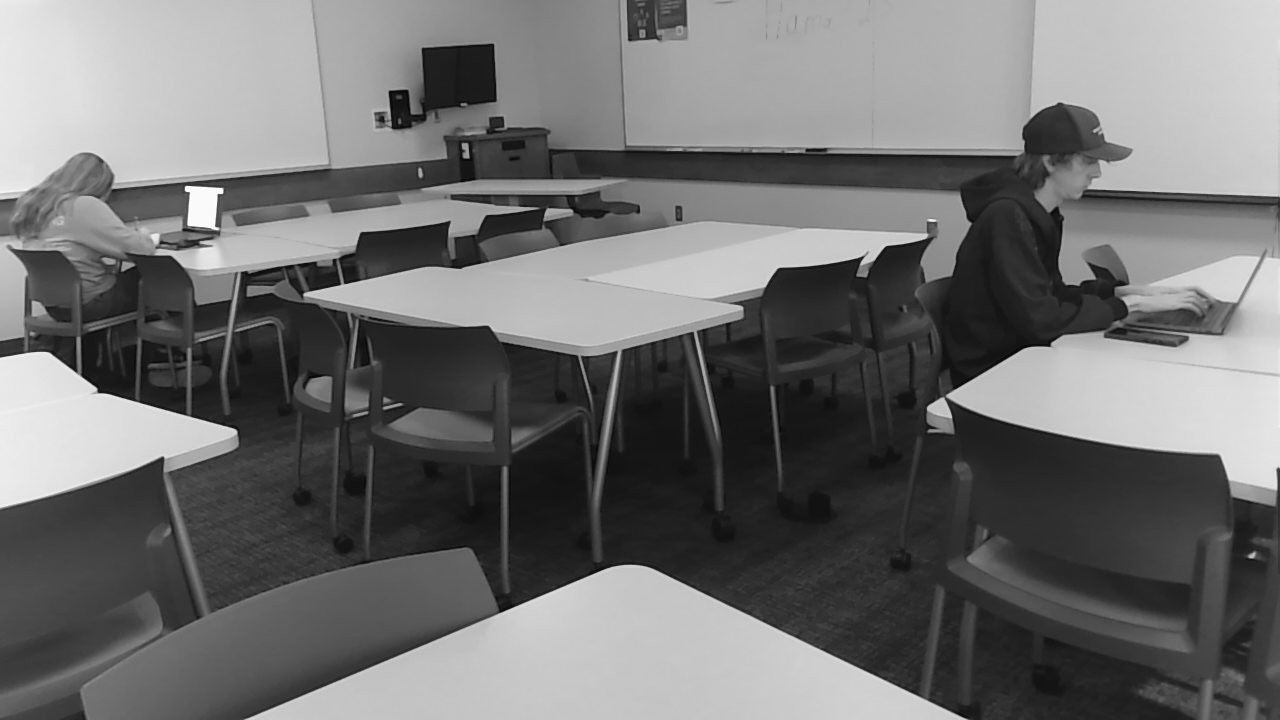
#> input picture vr/binocular/with-phone/mod-l.jpg, 1280 x 720 px
$ python obstical_scene.py mod-l.jpg mod-r.jpg   (older library calls are emulated)
#> lines starting #> are read from the running program, lines starting #| are printed output that depends on the picture
### vr/binocular/with-phone/stereo_3d.py
#!/usr/bin/env python3
"""
stereo_3d.py - interactive 3D point cloud from two photos taken from slightly
different positions (e.g. a phone moved ~5 inches sideways, or a stereo module).

    python stereo_3d.py left.jpg right.jpg -c stereo_config.json

What it does
  1. Matches features between the photos and estimates the relative camera
     rotation/direction (essential matrix) - so the photos do NOT need to be
     perfectly aligned or pre-rectified.
  2. Uses the baseline from the config to give the scene real-world scale (mm).
  3. Rectifies the pair, computes a dense disparity map (SGBM), and
     reprojects it to 3D.
  4. Opens a window you can orbit / pan / zoom (Open3D; matplotlib fallback).

Viewer controls (Open3D)
  left-drag: orbit    ctrl+left-drag or middle-drag: pan    wheel: zoom
  + / - : bigger / smaller points      q or Esc: quit

Install:  pip install opencv-python numpy open3d
Optional: pip install opencv-contrib-python   (smoother disparity via WLS filter)
"""
import argparse
import json
import math
import os
import sys

import cv2
import numpy as np

DEFAULTS = {
    "focal_length_px": 3000.0,            # focal length in pixels ...
    "focal_reference_long_side_px": 4000,  # ... measured on an image with this long side
    "baseline_mm": 127.0,                 # distance between the two camera positions
    "min_depth_mm": 400.0,                # nearest thing you expect (sets disparity search range)
    "max_depth_mm": 6000.0,               # points farther than this are dropped
    "max_image_side_px": 1200,            # photos are downscaled to this for speed
    "block_size": 5,
    "remove_outliers": False,
    "point_size": 2.0,
}


# --------------------------------------------------------------------------- setup
def load_config(path):
    cfg = dict(DEFAULTS)
    if path and os.path.exists(path):
        with open(path) as f:
            user = json.load(f)
        cfg.update({k: v for k, v in user.items() if not k.startswith("_")})
    elif path and path != "stereo_config.json":
        sys.exit(f"Config file not found: {path}")
    return cfg


def load_resized(path, max_side):
    img = cv2.imread(path, cv2.IMREAD_COLOR)  # honours EXIF rotation
    if img is None:
        sys.exit(f"Could not read image: {path}")
    s = max_side / max(img.shape[:2])
    if s < 1:
        img = cv2.resize(img, None, fx=s, fy=s, interpolation=cv2.INTER_AREA)
    return img


def make_K(w, h, cfg):
    f = cfg["focal_length_px"] * max(w, h) / cfg["focal_reference_long_side_px"]
    return np.array([[f, 0, w / 2.0], [0, f, h / 2.0], [0, 0, 1]], dtype=np.float64)


# --------------------------------------------------------------------------- geometry
def match_features(gray1, gray2):
    sift = cv2.SIFT_create(nfeatures=8000)
    k1, d1 = sift.detectAndCompute(gray1, None)
    k2, d2 = sift.detectAndCompute(gray2, None)
    if d1 is None or d2 is None or len(k1) < 30 or len(k2) < 30:
        sys.exit("Too few features found. Use a scene with more texture/detail.")
    pairs = cv2.BFMatcher(cv2.NORM_L2).knnMatch(d1, d2, k=2)
    good = [m for m, n in (p for p in pairs if len(p) == 2) if m.distance < 0.75 * n.distance]
    if len(good) < 30:
        sys.exit(f"Only {len(good)} feature matches - the photos overlap too little "
                 "or the scene has too little texture.")
    p1 = np.float32([k1[m.queryIdx].pt for m in good])
    p2 = np.float32([k2[m.trainIdx].pt for m in good])
    return p1, p2


def estimate_pose(p1, p2, K):
    """Rotation R and unit translation t with x2 = R*x1 + t."""
    E, mask = cv2.findEssentialMat(p1, p2, K, method=cv2.RANSAC, prob=0.999, threshold=1.0)
    if E is None:
        sys.exit("Could not estimate camera motion between the photos.")
    E = E[:3]
    n, R, t, _ = cv2.recoverPose(E, p1, p2, K, mask=mask)
    return R, t.ravel(), int(n)


def compute_disparity(gl, gr, num_disp, block):
    block = block if block % 2 else block + 1
    # OpenCV's SGBM leaves the first `num_disp` columns empty; pad both images on
    # the left so the left part of the scene is not thrown away, and crop afterwards.
    pad = num_disp
    gl = cv2.copyMakeBorder(gl, 0, 0, pad, 0, cv2.BORDER_REPLICATE)
    gr = cv2.copyMakeBorder(gr, 0, 0, pad, 0, cv2.BORDER_REPLICATE)
    matcher = cv2.StereoSGBM_create(
        minDisparity=0, numDisparities=num_disp, blockSize=block,
        P1=8 * block * block, P2=32 * block * block,
        disp12MaxDiff=1, uniquenessRatio=10, speckleWindowSize=100,
        speckleRange=2, preFilterCap=63, mode=cv2.STEREO_SGBM_MODE_SGBM_3WAY)
    raw = matcher.compute(gl, gr)
    if hasattr(cv2, "ximgproc"):
        right = cv2.ximgproc.createRightMatcher(matcher)
        raw_r = right.compute(gr, gl)
        wls = cv2.ximgproc.createDisparityWLSFilter(matcher_left=matcher)
        wls.setLambda(8000.0)
        wls.setSigmaColor(1.5)
        raw = wls.filter(raw, gl, disparity_map_right=raw_r)
    disp = raw.astype(np.float32)[:, pad:] / 16.0
    disp[disp <= 0] = np.nan
    return disp


def reconstruct(img_l, img_r, K, cfg, debug_dir=None):
    """Return (points_mm Nx3 in OpenCV camera coords, colors Nx3 RGB 0..1, info)."""
    h, w = img_l.shape[:2]
    gl = cv2.cvtColor(img_l, cv2.COLOR_BGR2GRAY)
    gr = cv2.cvtColor(img_r, cv2.COLOR_BGR2GRAY)

    p1, p2 = match_features(gl, gr)
    R, t, n_in = estimate_pose(p1, p2, K)
    swapped = False
    if t[0] > 0:  # second photo was taken from the LEFT of the first: swap them
        print("Photos look like they were given right-then-left; swapping them.")
        img_l, img_r, gl, gr, p1, p2 = img_r, img_l, gr, gl, p2, p1
        R, t, n_in = estimate_pose(p1, p2, K)
        swapped = True
    print(f"Feature matches: {len(p1)}, pose inliers: {n_in}, "
          f"sideways share of motion: {abs(t[0]):.2f}")
    if abs(t[0]) < 0.7:
        print("WARNING: the phone moved mostly forward/back/up/down rather than sideways; "
              "results will be poor. Move it horizontally between shots.", file=sys.stderr)

    B = float(cfg["baseline_mm"])
    T = (t * B).reshape(3, 1)
    D = np.zeros((5, 1))
    R1, R2, P1, P2, Q, _, _ = cv2.stereoRectify(
        K, D, K, D, (w, h), R, T, flags=cv2.CALIB_ZERO_DISPARITY, alpha=0)
    m1x, m1y = cv2.initUndistortRectifyMap(K, D, R1, P1, (w, h), cv2.CV_32FC1)
    m2x, m2y = cv2.initUndistortRectifyMap(K, D, R2, P2, (w, h), cv2.CV_32FC1)
    rect_l = cv2.remap(img_l, m1x, m1y, cv2.INTER_LINEAR)
    rect_r = cv2.remap(img_r, m2x, m2y, cv2.INTER_LINEAR)
    inside = cv2.remap(np.full((h, w), 255, np.uint8), m1x, m1y, cv2.INTER_NEAREST) > 0
    inside = cv2.erode(inside.astype(np.uint8), np.ones((7, 7), np.uint8)) > 0

    f_rect = float(P1[0, 0])
    d_max = f_rect * B / float(cfg["min_depth_mm"])
    num_disp = int(min(640, max(16, math.ceil((d_max + 16) / 16) * 16)))
    print(f"Disparity search range: {num_disp} px (nearest depth {cfg['min_depth_mm']:.0f} mm)")

    clahe = cv2.createCLAHE(clipLimit=2.0, tileGridSize=(8, 8))
    gl2 = clahe.apply(cv2.cvtColor(rect_l, cv2.COLOR_BGR2GRAY))
    gr2 = clahe.apply(cv2.cvtColor(rect_r, cv2.COLOR_BGR2GRAY))
    disp = compute_disparity(gl2, gr2, num_disp, int(cfg["block_size"]))

    valid = np.isfinite(disp) & inside
    d0 = np.where(valid, disp, 0).astype(np.float32)
    if cfg["remove_outliers"]:
        med = cv2.medianBlur(d0, 5)
        valid &= np.abs(d0 - med) <= 2.0

    xyz = cv2.reprojectImageTo3D(np.where(valid, d0, 0).astype(np.float32), Q)
    Z = xyz[..., 2]
    valid &= (d0 > 0) & np.isfinite(Z) & (Z > 0.5 * cfg["min_depth_mm"]) & (Z <= cfg["max_depth_mm"])

    if debug_dir:
        os.makedirs(debug_dir, exist_ok=True)
        pair = np.hstack([rect_l, rect_r])
        for y in range(0, h, 40):
            cv2.line(pair, (0, y), (2 * w, y), (0, 255, 0), 1)
        cv2.imwrite(os.path.join(debug_dir, "rectified_pair.png"), pair)
        dv = np.where(valid, d0, 0)
        dn = np.clip(dv / max(np.percentile(dv[valid], 98), 1) if valid.any() else dv, 0, 1)
        cm = cv2.applyColorMap((dn * 255).astype(np.uint8), cv2.COLORMAP_TURBO)
        cm[~valid] = 0
        cv2.imwrite(os.path.join(debug_dir, "disparity.png"), cm)

    if not valid.any():
        sys.exit("No valid 3D points. Check the rectified preview (--debug-dir), the "
                 "baseline/focal settings, and that the scene has texture.")

    pts = xyz[valid].astype(np.float64)
    cols = cv2.cvtColor(rect_l, cv2.COLOR_BGR2RGB)[valid].astype(np.float64) / 255.0
    return pts, cols, {"swapped": swapped, "f_rect": f_rect}


# --------------------------------------------------------------------------- output
def to_view_coords(pts_mm):
    """OpenCV (x right, y down, z forward, mm) -> viewer (x right, y up, z toward viewer, m)."""
    return pts_mm * np.array([1.0, -1.0, -1.0]) / 1000.0


# [94 lines left out: functions save_ply, change_view, show_open3d, show_matplotlib, main, not called in this run]


# [2 lines that do not run on import are left out]

### vr/binocular/with-phone/obstical_scene.py
#!/usr/bin/env python3
"""
obstacle_scene.py - plane finder + obstacle avoidance view, built on stereo_3d.py.

    python obstacle_scene.py left.jpg right.jpg -c stereo_config.json

(keep this file in the same folder as stereo_3d.py)

Pipeline
  1. stereo_3d builds a metric point cloud from the two photos.
  2. Planes are found one after another with RANSAC. Each plane's inliers are
     rasterised on the plane, small gaps / holes are filled (e.g. floor hidden
     behind objects or textureless patches) and turned into a mesh.
  3. One plane is designated the FLOOR: a large plane that is roughly
     horizontal (relative to the camera) and has most of the scene above it.
     Big vertical planes are treated as walls.
  4. Everything above the floor (and not floor/wall) is clustered into obstacles.
  5. Box-like obstacles get an ORANGE box aligned to the floor and rotated
     to match the object's heading (min-area rectangle, not an axis-aligned box).
     Obscure shapes get an ORANGE low-poly mesh (decimated convex hull that
     reaches down to the floor).
  6. Everything is shown in an Open3D window you can orbit / pan / zoom.

Viewer keys:  X = points on/off   G = planes on/off   V = obstacles on/off
Mouse: left-drag orbit, ctrl+left-drag (or middle-drag) pan, wheel zoom, +/- point size.

Install:  pip install opencv-python numpy open3d
"""
import argparse
import json
import math
import os
import sys

import cv2
import numpy as np

sys.path.insert(0, os.path.dirname(os.path.abspath(__file__)))
import stereo_3d as s3d  # noqa: E402

OBS_DEFAULTS = {
    "disparity_sigma_px": 0.6,        # expected matching noise, drives depth-dependent tolerances
    "plane_thresh_m": 0.03,           # RANSAC inlier distance
    "max_planes": 5,
    "min_plane_points": 3000,
    "min_plane_area_m2": 0.25,
    "plane_cell_m": 0.04,             # raster cell size used to build plane meshes
    "gap_fill_m": 0.30,               # gaps narrower than this are closed
    "max_hole_area_m2": 1.5,          # enclosed holes smaller than this are filled
    "plane_render_offset_m": 0.04,    # plane mesh is drawn this far behind the points
    "floor_max_tilt_deg": 45.0,       # floor normal must be within this of camera 'up'
    "wall_max_cos": 0.35,             # |n_plane . n_floor| below this => wall
    "obstacle_clearance_m": 0.05,     # ignore stuff lower than this above the floor
    "max_obstacle_height_m": 2.0,
    "voxel_m": 0.006,
    "cluster_eps_m": 0.05,
    "min_cluster_points": 200,
    "core_cell_m": 0.04,              # density filter: sparse streaks (stereo smear) are ignored
    "core_min_frac": 0.08,
    "box_fill_ratio": 0.85,           # top-face hull area / rectangle area to count as box (disc = 0.79)
    "ransac_seed": 0,
    "box_top_flat_fraction": 0.12,    # share of points near the top height (flat top)
    "mesh_triangles": 28,
    "edge_radius_m": 0.006,
}

ORANGE = (1.0, 0.5, 0.0)
PLANE_COLORS = {"floor": (0.25, 0.75, 0.35), "wall": (0.35, 0.55, 0.95), "surface": (0.70, 0.50, 0.90)}


# --------------------------------------------------------------------------- geometry helpers
def sigma_z(z, f, B_m, sd_px):
    """1-sigma depth noise (m) of a stereo rig at depth z (m)."""
    return (z * z) / (f * B_m) * sd_px


# [134 lines left out: functions orthonormal_basis, fit_plane, plane_patch, patch_mesh, find_planes, pick_floor, not called in this run]


# --------------------------------------------------------------------------- obstacles
def uv_to_xyz(u, v, h, e1, e2, n, d):
    return u * e1 + v * e2 + (h - d) * n


# [251 lines left out: functions cylinder_between, edges_mesh, lowpoly_hull, density_core, fit_obstacle, find_obstacles and 4 more, not called in this run]


# --------------------------------------------------------------------------- main
def main():
    ap = argparse.ArgumentParser(description="Plane finder + obstacle boxes from a photo pair.")
    ap.add_argument("left")
    ap.add_argument("right")
    ap.add_argument("-c", "--config", default="stereo_config.json")
    ap.add_argument("--no-view", action="store_true", help="don't open the 3D window")
    ap.add_argument("--screenshot", metavar="PNG", help="save a headless snapshot of the scene")
    ap.add_argument("--save-json", metavar="FILE", help="save floor plane + obstacles as JSON")
    ap.add_argument("--snapshot-view", choices=["iso", "top"], default="iso",
                    help="camera angle used for --screenshot")
    ap.add_argument("--debug-dir", help="save rectified pair + disparity previews here")
    ap.add_argument("--boxes-for-all", action="store_true",
                    help="also draw the oriented box around mesh-type obstacles")
    ap.add_argument("--solid-meshes", action="store_true", help="fill the low-poly meshes")
    args = ap.parse_args()

    try:
        import open3d as o3d
    except ImportError:
        sys.exit("This script needs Open3D:  pip install open3d")

    cfg = s3d.load_config(args.config)
#> (reads vr/binocular/with-phone/stereo_config.json from the repository)
    for k, v in OBS_DEFAULTS.items():
        cfg.setdefault(k, v)

    img_l = s3d.load_resized(args.left, cfg["max_image_side_px"])
#> in load_resized, img is the input picture: shape (720, 1280, 3); min 0, max 255, mean 112.2
    img_r = s3d.load_resized(args.right, cfg["max_image_side_px"])
#> call 2 of load_resized, with path = 'mod-r.jpg', max_side = 1200
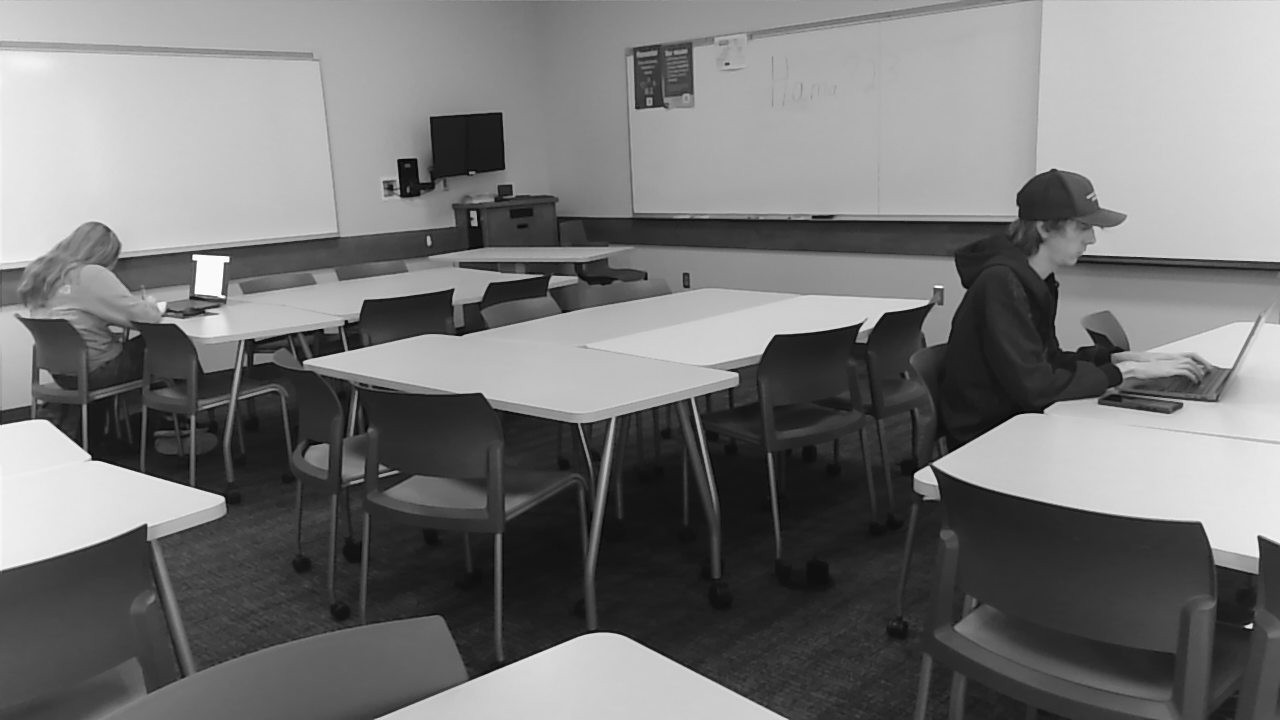
#> input picture vr/binocular/with-phone/mod-r.jpg, 1280 x 720 px
#> in load_resized, img is the input picture: shape (720, 1280, 3); min 0, max 255, mean 118.1
    if img_r.shape[:2] != img_l.shape[:2]:
        img_r = cv2.resize(img_r, (img_l.shape[1], img_l.shape[0]))
    h, w = img_l.shape[:2]
    K = s3d.make_K(w, h, cfg)
    pts_mm, cols, info = s3d.reconstruct(img_l, img_r, K, cfg, args.debug_dir)
#> in match_features, `k1, d1 = sift.detectAndCompute(gray1, None)`: k1 = 1198 keypoints; strongest (x, y, size): (207, 179, 3.9), (190, 194, 20.1), (176, 177, 3.8), (1174, 521, 4)
#> in match_features, `k2, d2 = sift.detectAndCompute(gray2, None)`: k2 = 1349 keypoints; strongest (x, y, size): (1171, 587, 3.5), (196, 259, 19.8), (867, 448, 13.2), (182, 241, 3.5)
#> in match_features, `pairs = cv2.BFMatcher(cv2.NORM_L2).knnMatch(d1, d2, k=2)`: pairs = 1198 matches
#> in match_features, `pairs = cv2.BFMatcher(cv2.NORM_L2).knnMatch(d1, d2, k=2)`:
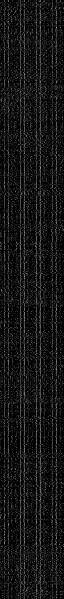
#> d1: shape (1198, 128) float32 (shown at 1/2 size); min 0, max 226, mean 22
#> in match_features, `good = [m for m, n in (p for p in pairs if len(p) == 2) if m.distance ..`: good = 605 matches
#> in match_features, `p1 = np.float32([k1[m.queryIdx].pt for m in good])`: p1 = 605 pairs, first value 13.38 to 1185.5, second value 13.7 to 656.2
#> in match_features, `p2 = np.float32([k2[m.trainIdx].pt for m in good])`: p2 = 605 pairs, first value 19.93 to 1175.8, second value 77.51 to 662.3
#> in estimate_pose, `E, mask = cv2.findEssentialMat(p1, p2, K, method=cv2.RANSAC, prob=0.99..`: E = [[-0.00111, 0.482, 0.008], [-0.48, 0.0319, -0.518], [0.0214, 0.517, 0.033]]; mask = 605 values, max 1 at index 0, min 0 at index 9, mean 0.779
#> in estimate_pose, `n, R, t, _ = cv2.recoverPose(E, p1, p2, K, mask=mask)`: n = 7; R = [[1, 0.00226, 0.00257], [-0.00242, 0.998, 0.0636], [-0.00242, -0.0636, 0.998]]; t = [-0.732, 0.032, 0.68]
#> in reconstruct, `R, t, n_in = estimate_pose(p1, p2, K)`: n_in = 7
#| Feature matches: 605, pose inliers: 7, sideways share of motion: 0.73
#> in reconstruct, `T = (t * B).reshape(3, 1)`: T = [-43.93, 1.92, 40.82]
#> in reconstruct, `R1, R2, P1, P2, Q, _, _ = cv2.stereoRectify( K, D, K, D, (w, h), R, T,..`: R1 = [[0.734, 0.013, -0.679], [0.00834, 1, 0.0281], [0.679, -0.0263, 0.733]]; R2 = [[0.732, -0.032, -0.68], [0.0107, 0.999, -0.0356], [0.681, 0.0188, 0.732]]; P1 = [[6164.7, 0, 2447.9, 0], [0, 6164.7, 349.9, 0], [0, 0, 1, 0]]; P2 = [[6164.7, 0, 2447.9, -369882.2], [0, 6164.7, 349.9, 0], [0, 0, 1, 0]]; Q = [[1, 0, 0, -2447.9], [0, 1, 0, -349.9], [0, 0, 0, 6164.7], [0, 0, 0.0167, 0]]
#> in reconstruct, `rect_r = cv2.remap(img_r, m2x, m2y, cv2.INTER_LINEAR)`:
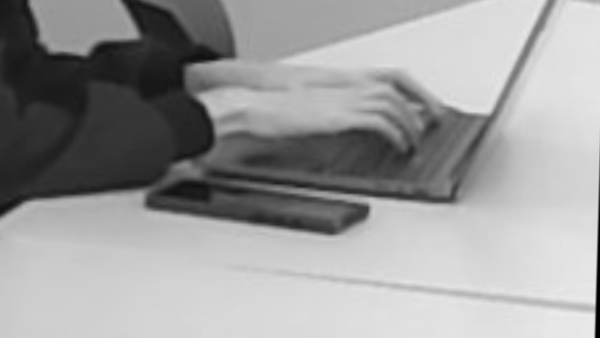
#> rect_r: shape (675, 1200, 3) (shown at 1/2 size); min 0, max 236, mean 155.1
#> in reconstruct, `f_rect = float(P1[0, 0])`: f_rect = 6164.7
#> in reconstruct, `d_max = f_rect * B / float(cfg["min_depth_mm"])`: d_max = 1849.4
#> in reconstruct, `num_disp = int(min(640, max(16, math.ceil((d_max + 16) / 16) * 16)))`: num_disp = 640
#| Disparity search range: 640 px (nearest depth 200 mm)
#> in reconstruct, `gr2 = clahe.apply(cv2.cvtColor(rect_r, cv2.COLOR_BGR2GRAY))`:
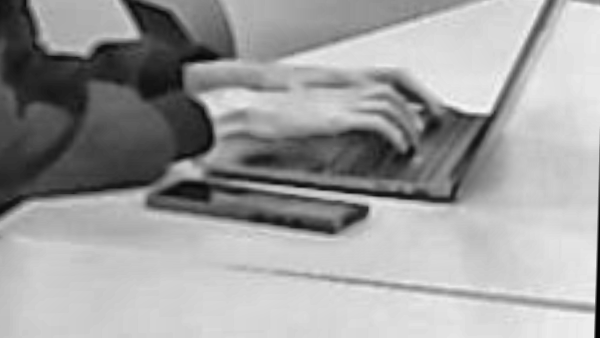
#> gr2: shape (675, 1200) (shown at 1/2 size); min 2, max 246, mean 158.1
#> in compute_disparity, `raw = matcher.compute(gl, gr)`:
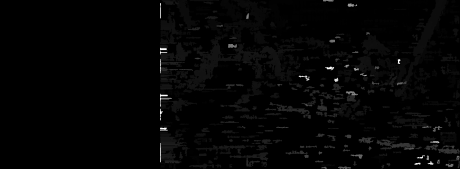
#> raw: shape (675, 1840) int16 (shown at 1/4 size); min -16, max 10224, mean 158.9; drawn with min black and max white
#> in compute_disparity, `raw_r = right.compute(gr, gl)`:
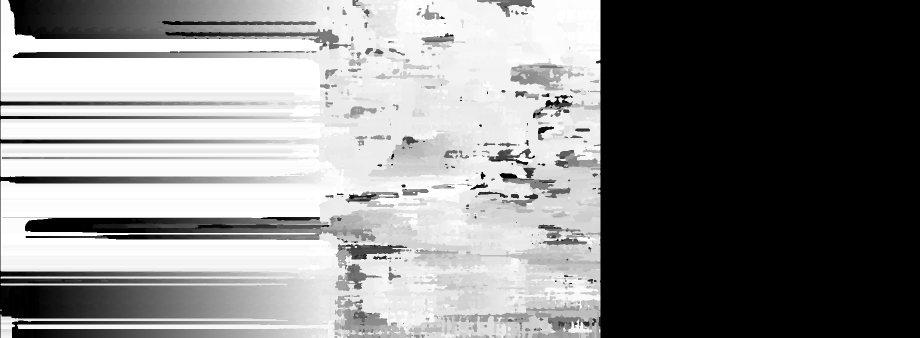
#> raw_r: shape (675, 1840) int16 (shown at 1/2 size); min -10240, max 0, mean -4929; drawn with min black and max white
#> (the rest of the program and of its run is left out)
